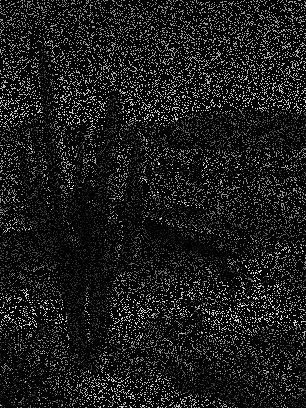
#> input picture AIproject/A.png, 306 x 408 px
$ python mean.py
#> lines starting #> are read from the running program, lines starting #| are printed output that depends on the picture
from PIL import Image
import numpy as np
from sklearn import linear_model
import cv2
import scipy.signal as signal
from sklearn.gaussian_process import GaussianProcessRegressor
from sklearn.gaussian_process.kernels import RBF, ConstantKernel as C

im = Image.open('A.png')
#> im is the input picture: PIL image 306x408 L; min 0, max 255, mean 25.7
#im.show()
im_array = np.array(im)
[rows, cols] = im_array.shape
#> rows = 408; cols = 306
print(rows, cols)
#| 408 306
im_array = im_array.astype('float64')
minX = im_array.min()
#> minX = 0
maxX = im_array.max()
#> maxX = 255
im_array = (im_array - minX) / (maxX - minX)
im_initial = im_array.copy()
noiseMask = np.array(im_array != 0, dtype='double')
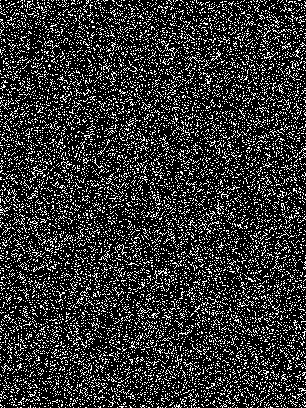
#> noiseMask: shape (408, 306) float64; values 0 (black) and 1 (white), 19.9% white in thin lines or dots
print(noiseMask)
#> (printed output is left out)
print(im_array)
#> (printed output is left out)
print(im_array.dtype)
#| float64

radius = 1

f = linear_model.LinearRegression()
for _ in range(20):
    #for channel in range(channels):
        for row in range(rows):
            for col in range(cols):
                if row - radius < 0:
                    rowl = 0
                    rowr = rowl + 2 * radius
                elif row + radius >= rows:
                    rowr = rows - 1
                    rowl = rowr - 2 * radius
                else:
                    rowl = row - radius
                    rowr = row + radius

                if col - radius < 0:
                    colu = 0
                    cold = colu + 2 * radius
                elif col + radius >= cols:
                    cold = cols - 1
                    colu = cold - 2 * radius
                else:
                    colu = col - radius
                    cold = col + radius

                if noiseMask[row][col] != 0.:
                    continue
                window = []
                index = []
                count = 0
                for i in range(rowl, rowr):
                    for j in range(colu, cold):
                        if noiseMask[i][j] == 0. and (i == row and j == col):
                            continue
                        index.append([i, j])
                        window.append(im_array[i][j])
                        #count = count + 1
                if len(index) != 0:
                    #f.fit(index, window)
                    #for i in range(rowl, rowr):
                        #for j in range(colu, cold):
                    if noiseMask[row][col] != 0.:
                        pass
                    else:
                        im_array[row][col] = sum(window) / len(window)
                else:
                    print("miss")
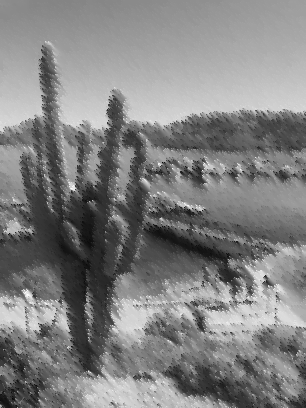
#> im_array: shape (408, 306) float64; min 0.0157, max 1, mean 0.507
print(im_array)
#> (printed output is left out)
#im_array = signal.medfilt2d(im_array, (3, 3))
print(im_array)
#> (printed output is left out)
im_array = (im_array + minX) * (maxX - minX)
print(im_array)
#> (printed output is left out)
im = Image.fromarray(im_array.astype('uint8')).convert('RGB')
#> im: PIL image 306x408 RGB
im.show()
print(np.sum(im_array == 0))
#| 0
#im1 = np.array(Image.open('E_ori.png')).flatten()
#im2 = im_initial.flatten()
#im3 = im_array.flatten()
#print(('{}({}):\n'
#       'Distance between original and corrupted: {}\n'
#        'Distance between original and reconstructed (regression): {}'
#).format('E', 0.6, np.linalg.norm(im1-im2, 2), np.linalg.norm(im1-im3, 2)))
